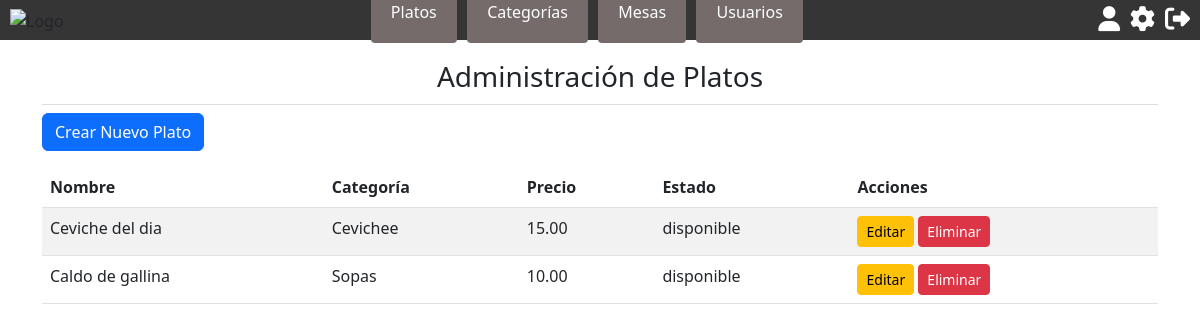
Page /platos/ (signed in) on the committed database.
### restaurante_app/models.py (models this page shows, shortened)
class Menu(models.Model):
    MenCod = models.AutoField(primary_key=True)
    CatCod = models.ForeignKey(CategoriaMenu, on_delete=models.CASCADE)
    EstMenCod = models.ForeignKey(EstadoMenu, on_delete=models.CASCADE)
    MenDes = models.CharField(max_length=255)
    MenImg = models.CharField(max_length=500)
    precio = models.DecimalField(max_digits=8, decimal_places=2, default=0.00)  # Nuevo campo para el precio

class CategoriaMenu(models.Model):
    CatCod = models.AutoField(primary_key=True)
    CatDes = models.CharField(max_length=100)
    def __str__(self):
        return f'{self.CatDes}'

class EstadoMenu(models.Model):
    EstMenCod = models.AutoField(primary_key=True)
    EstMenDes = models.CharField(max_length=100)
    def __str__(self):
        return f'{self.EstMenDes}'

### restaurante_app/views.py (the view)
# urls.py: path('platos/', views.platos_admin, name='platos_admin'),
@login_required
def platos_admin(request):
    if request.user.TipUsuCod.TipUsuDes != "Administrador":
        return redirect('index')
    platos = Menu.objects.all()
    return render(request, 'platos_admin.html', {'platos': platos})

### restaurante_app/templates/platos_admin.html (shortened to what this page needs)
{% extends 'base.html' %}
{% block content %}
<div class="container">
    <h2>Administración de Platos</h2>
    <a href="{% url 'crear_plato' %}" class="btn btn-primary mb-3">Crear Nuevo Plato</a>
    <table class="table table-striped">
        <thead>
            <tr>
                <th>Nombre</th>
                <th>Categoría</th>
                <th>Precio</th>
                <th>Estado</th>
                <th>Acciones</th>
            </tr>
        </thead>
        <tbody>
            {% for plato in platos %}
            <tr>
                <td>{{ plato.MenDes }}</td>
                <td>{{ plato.CatCod }}</td>
                <td>{{ plato.precio }}</td>
                <td>{{ plato.EstMenCod }}</td>
                <td>
                    <a href="{% url 'editar_plato' plato.MenCod %}" class="btn btn-warning btn-sm">Editar</a>
                    <a href="{% url 'eliminar_plato' plato.MenCod %}" class="btn btn-danger btn-sm">Eliminar</a>
                </td>
            </tr>
            {% endfor %}
        </tbody>
    </table>
</div>
{% endblock %}

### restaurante_app/static/css/styles.css (style rules this page uses)
* { box-sizing: border-box; margin: 0; padding: 0; }
body { font-family: Arial, sans-serif; }
a { color: white; text-decoration: none; }
h2 { font-size: 28px !important; text-align: center; margin-bottom: 10px; border-bottom: 1px solid #ddd; padding-bottom: 10px; }
.container { max-width: 80rem; margin: 20px auto; }

### rows in the picture
Menu: MenDes "Ceviche del dia", CatCod "Cevichee", precio "15.00", EstMenCod "disponible"
Menu: MenDes "Caldo de gallina", CatCod "Sopas", precio "10.00", EstMenCod "disponible"
